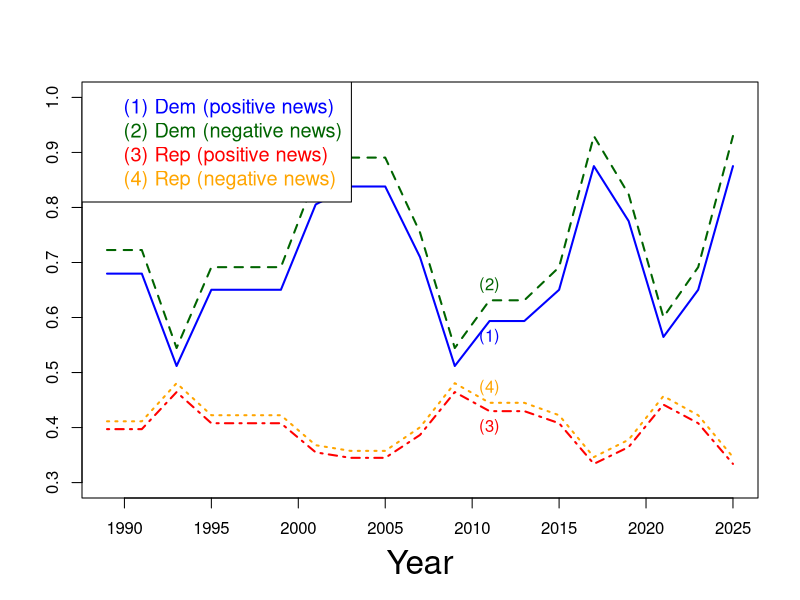

R code for this plot:
df <- read.csv("sub_imp_year.csv", stringsAsFactors = FALSE)

x <- df[[1]]

cols <- c("blue", "darkgreen", "red", "orange")
circles <- c("(1)", "(2)", "(3)", "(4)")

setEPS()
postscript("sub_imp_year.eps", width=10, height=7)

plot(
  x, df[[2]],
  type = "l", lwd = 2, col = "blue", lty = "solid",
  ylim =c(0.3, 1),
  xlab = "", ylab = "",
  main = ""
)
mtext("Year", side = 1, line = 3, cex = 2)

lines(x, df[[3]], col = "darkgreen",   lwd = 2, lty = "dashed")
lines(x, df[[4]], col = "red",  lwd = 2, lty = "dotdash")
lines(x, df[[5]], col = "orange", lwd = 2, lty = "dotted")

x_point <- x[12]
y_point <- df[12, 2:5]

text(x_point, y_point[1], labels = circles[1], col = cols[1], cex = 1, pos = 1)
text(x_point, y_point[2], labels = circles[2], col = cols[2], cex = 1, pos = 3)
text(x_point, y_point[3], labels = circles[3], col = cols[3], cex = 1, pos = 1)
text(x_point, y_point[4], labels = circles[4], col = cols[4], cex = 1, pos = 3)

legend(
  "topleft",
  legend = c(
    "(1) Dem (positive news)",
    "(2) Dem (negative news)",
    "(3) Rep (positive news)",
    "(4) Rep (negative news)"
  ),
  text.col = cols,
  bty = "o",
  lty = NA,
  lwd = NA,
  pch = NA,
  col = NA,
  pt.cex = 0,
  x.intersp = 0,
  cex = 1.2
)
dev.off()
